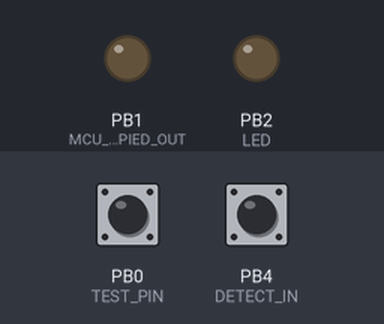
A sketch run on a simulated ATtiny85, built with avr-gcc and run on an emulated ATtiny85. Shown: output pins drawn as LEDs (lit = HIGH). Inputs (shaded band) come from the test bench; at power-on: PB0 (TEST_PIN) HIGH, PB4 (DETECT_IN) HIGH.

Above: at 7.2 s.
7.3 s: PB0 (TEST_PIN) pulled LOW for 3.2 s
At 7.8 s:
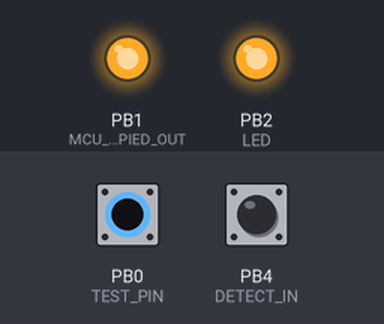
12.9 s: PB4 (DETECT_IN) pulled LOW for 0.15 s
At 14.31 s:
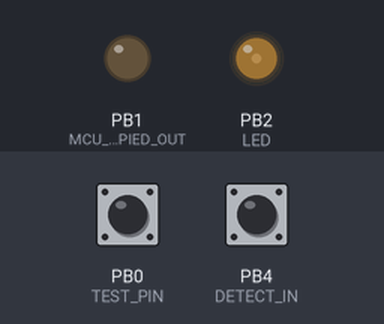
15.9 s: PB4 (DETECT_IN) pulled LOW for 1 s
At 16.8 s:
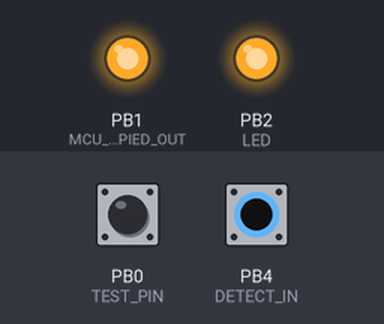
18.9 s: PB0 (TEST_PIN) pulled LOW for 0.15 s
At 21.6 s:
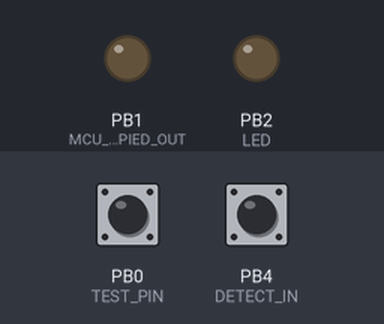
22.0 s: PB0 (TEST_PIN) pulled LOW for 1 s
At 22.6 s:
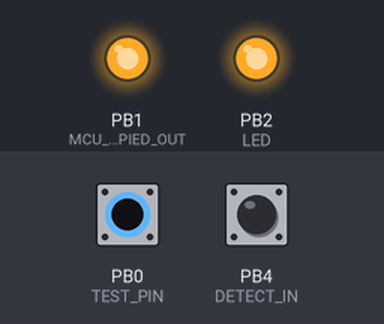
Timing chart, 0 to 26.5 s (numbered marks = the images above; inputs shaded):
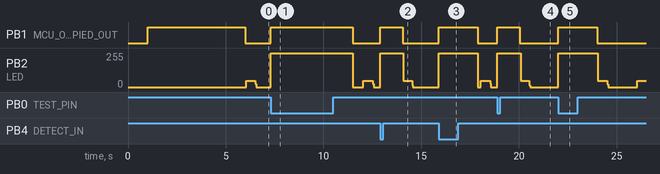

Measured:
- after the input at 7.3 s, PB1 (MCU_OCCUPIED_OUT): LOW → HIGH at once, → LOW 4.2 s later
- after the input at 12.9 s, PB1 (MCU_OCCUPIED_OUT): LOW → HIGH at once, → LOW 1.2 s later
- after the input at 15.9 s, PB1 (MCU_OCCUPIED_OUT): LOW → HIGH at once, → LOW 2.0 s later
- after the input at 18.9 s, PB1 (MCU_OCCUPIED_OUT): LOW → HIGH at once, → LOW 1.1 s later
- after the input at 22.0 s, PB1 (MCU_OCCUPIED_OUT): LOW → HIGH at once, → LOW 2.0 s later

The sketch:

mss_detector.ino
```cpp
//MSS block detector
//ATTINY85
//version 2025.3.23

//these will change with new PCB layout
#define TEST_PIN PB0
#define DETECT_IN PB4
#define LED PB2
#define UNUSED PB3
#define MCU_OCCUPIED_OUT PB1

void setup() {
  pinMode(DETECT_IN, INPUT_PULLUP);
  pinMode(TEST_PIN, INPUT_PULLUP);
  pinMode(LED, OUTPUT);
  pinMode(MCU_OCCUPIED_OUT, OUTPUT);

  digitalWrite(LED, LOW);
  digitalWrite(MCU_OCCUPIED_OUT, LOW);
  delay(1000);
  digitalWrite(MCU_OCCUPIED_OUT, HIGH);
  delay(5000);
}

void loop() {
  int heartbeat;
  int occupied;
  int test;
  static long int activeTime = 0;
  static bool active = false;


  heartbeat = !((millis() / 500) % 4);
  occupied = !digitalRead(DETECT_IN);
  test = !digitalRead(TEST_PIN);
  if (!active) {
    digitalWrite(LED, heartbeat);
  }
  //evaluate inputs and set active flag
  if (occupied || test) {
    activeTime = millis();
    active = true;
    //timer to reduce flicker
  } else {
    if (activeTime + 1000 < millis()) {
      active = false;
    }
  }

  //control outputs based on active flag
  if (active) {
    digitalWrite(MCU_OCCUPIED_OUT, HIGH);
    digitalWrite(LED, HIGH);
  } else {
    digitalWrite(MCU_OCCUPIED_OUT, LOW);
    digitalWrite(LED, LOW);
  }
}
```
